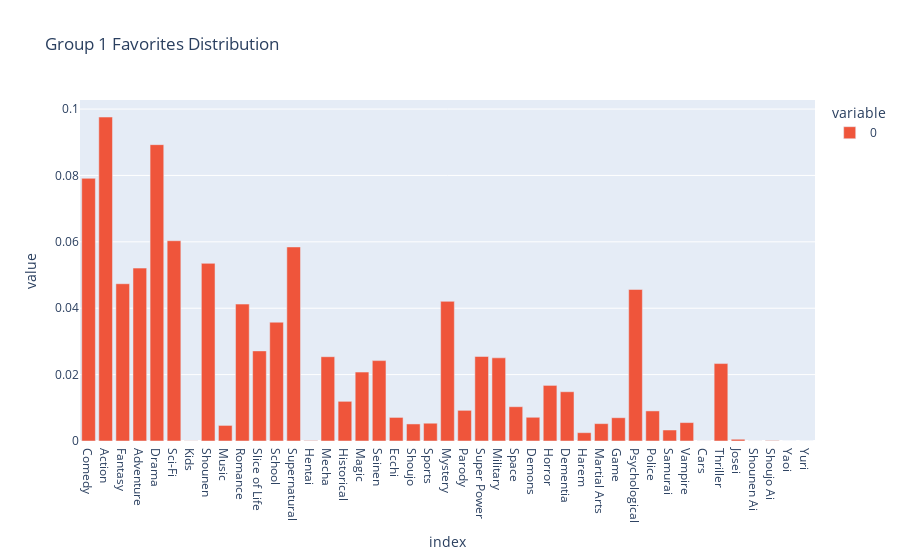

The cell this chart's notebook holds for it:
### Code cell
group_1 = final_df[final_df['group'] == 1].drop(['profile', 'group', 'male'], axis=1)
group_1 = (group_1.sum() + 1) / (group_1.sum() + 1).sum()
px.bar(group_1, color_discrete_sequence=['#EF553B'] , title='Group 1 Favorites Distribution')

### Figure 1 — Plotly figure (JSON) as saved in the notebook; plotly's stock layout.template omitted (floating-point values rounded to 4 significant figures)
{"data": [{"alignmentgroup": "True", "hovertemplate": "variable=0<br>index=%{x}<br>value=%{y}<extra></extra>", "legendgroup": "0", "marker": {"color": "#EF553B", "pattern": {"shape": ""}}, "name": "0", "offsetgroup": "0", "orientation": "v", "showlegend": true, "textposition": "auto", "type": "bar", "x": ["Comedy", "Action", "Fantasy", "Adventure", "Drama", "Sci-Fi", "Kids", "Shounen", "Music", "Romance", "Slice of Life", "School", "Supernatural", "Hentai", "Mecha", "Historical", "Magic", "Seinen", "Ecchi", "Shoujo", "Sports", "Mystery", "Parody", "Super Power", "Military", "Space", "Demons", "Horror", "Dementia", "Harem", "Martial Arts", "Game", "Psychological", "Police", "Samurai", "Vampire", "Cars", "Thriller", "Josei", "Shounen Ai", "Shoujo Ai", "Yaoi", "Yuri"], "xaxis": "x", "y": [0.07913, 0.09759, 0.04738, 0.05209, 0.08927, 0.06033, 4.431e-05, 0.05352, 0.004693, 0.04125, 0.02714, 0.03579, 0.05846, 0.0001329, 0.02539, 0.01195, 0.02076, 0.02422, 0.007104, 0.005137, 0.005355, 0.04207, 0.009236, 0.02546, 0.02505, 0.01033, 0.007148, 0.01675, 0.01484, 0.002508, 0.005234, 0.007015, 0.04565, 0.009065, 0.003314, 0.005547, 1.772e-05, 0.02333, 0.0005258, 1.477e-05, 0.0001477, 2.954e-06, 2.954e-06], "yaxis": "y"}], "layout": {"barmode": "relative", "legend": {"title": {"text": "variable"}, "tracegroupgap": 0}, "title": {"text": "Group 1 Favorites Distribution"}, "xaxis": {"anchor": "y", "domain": [0, 1], "title": {"text": "index"}}, "yaxis": {"anchor": "x", "domain": [0, 1], "title": {"text": "value"}}}}
